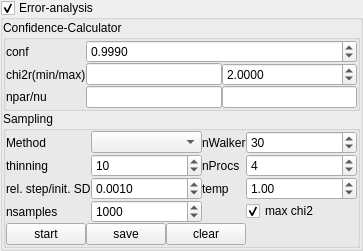
<?xml version="1.0" encoding="UTF-8"?>
<ui version="4.0">
 <class>Form</class>
 <widget class="QWidget" name="Form">
  <property name="geometry">
   <rect>
    <x>0</x>
    <y>0</y>
    <width>363</width>
    <height>214</height>
   </rect>
  </property>
  <property name="windowTitle">
   <string>Form</string>
  </property>
  <layout class="QHBoxLayout" name="horizontalLayout_2">
   <property name="spacing">
    <number>0</number>
   </property>
   <property name="margin">
    <number>0</number>
   </property>
   <item>
    <widget class="QGroupBox" name="groupBox">
     <property name="enabled">
      <bool>true</bool>
     </property>
     <property name="sizePolicy">
      <sizepolicy hsizetype="Expanding" vsizetype="Minimum">
       <horstretch>0</horstretch>
       <verstretch>0</verstretch>
      </sizepolicy>
     </property>
     <property name="toolTip">
      <string>Number of processes: each process is independent (PyMW)</string>
     </property>
     <property name="title">
      <string>Error-analysis</string>
     </property>
     <property name="flat">
      <bool>false</bool>
     </property>
     <property name="checkable">
      <bool>true</bool>
     </property>
     <property name="checked">
      <bool>true</bool>
     </property>
     <layout class="QVBoxLayout" name="verticalLayout_2">
      <property name="spacing">
       <number>0</number>
      </property>
      <property name="margin">
       <number>0</number>
      </property>
      <item>
       <widget class="QGroupBox" name="groupBox_2">
        <property name="title">
         <string>Confidence-Calculator</string>
        </property>
        <layout class="QFormLayout" name="formLayout">
         <property name="fieldGrowthPolicy">
          <enum>QFormLayout::AllNonFixedFieldsGrow</enum>
         </property>
         <property name="horizontalSpacing">
          <number>0</number>
         </property>
         <property name="verticalSpacing">
          <number>0</number>
         </property>
         <property name="margin">
          <number>0</number>
         </property>
         <item row="0" column="0">
          <widget class="QLabel" name="label_3">
           <property name="text">
            <string>conf</string>
           </property>
          </widget>
         </item>
         <item row="0" column="1">
          <widget class="QDoubleSpinBox" name="doubleSpinBox_2">
           <property name="sizePolicy">
            <sizepolicy hsizetype="Expanding" vsizetype="Fixed">
             <horstretch>0</horstretch>
             <verstretch>0</verstretch>
            </sizepolicy>
           </property>
           <property name="decimals">
            <number>4</number>
           </property>
           <property name="maximum">
            <double>1.000000000000000</double>
           </property>
           <property name="singleStep">
            <double>0.001000000000000</double>
           </property>
           <property name="value">
            <double>0.999000000000000</double>
           </property>
          </widget>
         </item>
         <item row="1" column="0">
          <widget class="QLabel" name="label_5">
           <property name="sizePolicy">
            <sizepolicy hsizetype="Expanding" vsizetype="Preferred">
             <horstretch>0</horstretch>
             <verstretch>0</verstretch>
            </sizepolicy>
           </property>
           <property name="text">
            <string>chi2r(min/max)</string>
           </property>
          </widget>
         </item>
         <item row="1" column="1">
          <layout class="QHBoxLayout" name="horizontalLayout">
           <property name="spacing">
            <number>0</number>
           </property>
           <item>
            <widget class="QLineEdit" name="lineEdit_4">
             <property name="enabled">
              <bool>true</bool>
             </property>
             <property name="sizePolicy">
              <sizepolicy hsizetype="Expanding" vsizetype="Fixed">
               <horstretch>0</horstretch>
               <verstretch>0</verstretch>
              </sizepolicy>
             </property>
             <property name="readOnly">
              <bool>true</bool>
             </property>
            </widget>
           </item>
           <item>
            <widget class="QDoubleSpinBox" name="doubleSpinBox">
             <property name="sizePolicy">
              <sizepolicy hsizetype="Expanding" vsizetype="Fixed">
               <horstretch>0</horstretch>
               <verstretch>0</verstretch>
              </sizepolicy>
             </property>
             <property name="decimals">
              <number>4</number>
             </property>
             <property name="maximum">
              <double>99999999.000000000000000</double>
             </property>
             <property name="singleStep">
              <double>0.000100000000000</double>
             </property>
             <property name="value">
              <double>2.000000000000000</double>
             </property>
            </widget>
           </item>
          </layout>
         </item>
         <item row="2" column="0">
          <widget class="QLabel" name="label_7">
           <property name="sizePolicy">
            <sizepolicy hsizetype="Preferred" vsizetype="Minimum">
             <horstretch>0</horstretch>
             <verstretch>0</verstretch>
            </sizepolicy>
           </property>
           <property name="text">
            <string>npar/nu</string>
           </property>
          </widget>
         </item>
         <item row="2" column="1">
          <layout class="QHBoxLayout" name="horizontalLayout_3">
           <property name="spacing">
            <number>0</number>
           </property>
           <item>
            <widget class="QLineEdit" name="lineEdit_2">
             <property name="enabled">
              <bool>true</bool>
             </property>
             <property name="readOnly">
              <bool>true</bool>
             </property>
            </widget>
           </item>
           <item>
            <widget class="QLineEdit" name="lineEdit_3">
             <property name="enabled">
              <bool>true</bool>
             </property>
             <property name="readOnly">
              <bool>true</bool>
             </property>
            </widget>
           </item>
          </layout>
         </item>
        </layout>
       </widget>
      </item>
      <item>
       <widget class="QGroupBox" name="groupBox_3">
        <property name="title">
         <string>Sampling</string>
        </property>
        <layout class="QGridLayout" name="gridLayout">
         <property name="margin">
          <number>0</number>
         </property>
         <property name="spacing">
          <number>0</number>
         </property>
         <item row="7" column="1">
          <widget class="QSpinBox" name="spinBox_3">
           <property name="sizePolicy">
            <sizepolicy hsizetype="Expanding" vsizetype="Fixed">
             <horstretch>0</horstretch>
             <verstretch>0</verstretch>
            </sizepolicy>
           </property>
           <property name="toolTip">
            <string>Number of samples per process</string>
           </property>
           <property name="maximum">
            <number>1000000</number>
           </property>
           <property name="value">
            <number>1000</number>
           </property>
          </widget>
         </item>
         <item row="1" column="0">
          <widget class="QLabel" name="label_10">
           <property name="text">
            <string>Method</string>
           </property>
          </widget>
         </item>
         <item row="1" column="1">
          <widget class="QComboBox" name="comboBox">
           <property name="sizePolicy">
            <sizepolicy hsizetype="Expanding" vsizetype="Fixed">
             <horstretch>0</horstretch>
             <verstretch>0</verstretch>
            </sizepolicy>
           </property>
          </widget>
         </item>
         <item row="2" column="3">
          <widget class="QSpinBox" name="spinBox">
           <property name="sizePolicy">
            <sizepolicy hsizetype="Expanding" vsizetype="Fixed">
             <horstretch>0</horstretch>
             <verstretch>0</verstretch>
            </sizepolicy>
           </property>
           <property name="maximum">
            <number>32</number>
           </property>
           <property name="value">
            <number>4</number>
           </property>
          </widget>
         </item>
         <item row="1" column="3">
          <widget class="QSpinBox" name="spinBox_2">
           <property name="sizePolicy">
            <sizepolicy hsizetype="Expanding" vsizetype="Fixed">
             <horstretch>0</horstretch>
             <verstretch>0</verstretch>
            </sizepolicy>
           </property>
           <property name="toolTip">
            <string>emcee: number of walkers; mcmc: not used</string>
           </property>
           <property name="value">
            <number>30</number>
           </property>
          </widget>
         </item>
         <item row="3" column="2">
          <widget class="QLabel" name="label_9">
           <property name="text">
            <string>temp</string>
           </property>
          </widget>
         </item>
         <item row="9" column="0" colspan="4">
          <layout class="QHBoxLayout" name="horizontalLayout_4">
           <property name="spacing">
            <number>0</number>
           </property>
           <item>
            <widget class="QPushButton" name="pushButton_runChi2">
             <property name="sizePolicy">
              <sizepolicy hsizetype="Minimum" vsizetype="Fixed">
               <horstretch>0</horstretch>
               <verstretch>0</verstretch>
              </sizepolicy>
             </property>
             <property name="focusPolicy">
              <enum>Qt::NoFocus</enum>
             </property>
             <property name="text">
              <string>start</string>
             </property>
            </widget>
           </item>
           <item>
            <widget class="QPushButton" name="pushButton_4">
             <property name="sizePolicy">
              <sizepolicy hsizetype="Minimum" vsizetype="Fixed">
               <horstretch>0</horstretch>
               <verstretch>0</verstretch>
              </sizepolicy>
             </property>
             <property name="minimumSize">
              <size>
               <width>40</width>
               <height>0</height>
              </size>
             </property>
             <property name="focusPolicy">
              <enum>Qt::NoFocus</enum>
             </property>
             <property name="text">
              <string>save</string>
             </property>
            </widget>
           </item>
           <item>
            <widget class="QPushButton" name="pushButton_5">
             <property name="sizePolicy">
              <sizepolicy hsizetype="Minimum" vsizetype="Fixed">
               <horstretch>0</horstretch>
               <verstretch>0</verstretch>
              </sizepolicy>
             </property>
             <property name="minimumSize">
              <size>
               <width>40</width>
               <height>0</height>
              </size>
             </property>
             <property name="focusPolicy">
              <enum>Qt::NoFocus</enum>
             </property>
             <property name="text">
              <string>clear</string>
             </property>
            </widget>
           </item>
           <item>
            <spacer name="horizontalSpacer">
             <property name="orientation">
              <enum>Qt::Horizontal</enum>
             </property>
             <property name="sizeHint" stdset="0">
              <size>
               <width>40</width>
               <height>20</height>
              </size>
             </property>
            </spacer>
           </item>
          </layout>
         </item>
         <item row="7" column="3">
          <widget class="QCheckBox" name="checkBox">
           <property name="toolTip">
            <string>If turned on mcmc uses a chi2max of conf. calculatur as cut-off</string>
           </property>
           <property name="text">
            <string>max chi2</string>
           </property>
           <property name="checked">
            <bool>true</bool>
           </property>
          </widget>
         </item>
         <item row="3" column="1">
          <widget class="QDoubleSpinBox" name="doubleSpinBox_3">
           <property name="sizePolicy">
            <sizepolicy hsizetype="Expanding" vsizetype="Fixed">
             <horstretch>0</horstretch>
             <verstretch>0</verstretch>
            </sizepolicy>
           </property>
           <property name="toolTip">
            <string>emcee: initial stdev of walkers mcmc: width of gaussian around zero used (MCMC)</string>
           </property>
           <property name="decimals">
            <number>4</number>
           </property>
           <property name="maximum">
            <double>1.000000000000000</double>
           </property>
           <property name="singleStep">
            <double>0.000100000000000</double>
           </property>
           <property name="value">
            <double>0.001000000000000</double>
           </property>
          </widget>
         </item>
         <item row="2" column="0">
          <widget class="QLabel" name="label_8">
           <property name="text">
            <string>thinning</string>
           </property>
          </widget>
         </item>
         <item row="2" column="2">
          <widget class="QLabel" name="label_4">
           <property name="sizePolicy">
            <sizepolicy hsizetype="Fixed" vsizetype="Preferred">
             <horstretch>0</horstretch>
             <verstretch>0</verstretch>
            </sizepolicy>
           </property>
           <property name="text">
            <string>nProcs</string>
           </property>
          </widget>
         </item>
         <item row="3" column="3">
          <widget class="QDoubleSpinBox" name="doubleSpinBox_4">
           <property name="sizePolicy">
            <sizepolicy hsizetype="Expanding" vsizetype="Fixed">
             <horstretch>0</horstretch>
             <verstretch>0</verstretch>
            </sizepolicy>
           </property>
           <property name="singleStep">
            <double>0.050000000000000</double>
           </property>
           <property name="value">
            <double>1.000000000000000</double>
           </property>
          </widget>
         </item>
         <item row="2" column="1">
          <widget class="QSpinBox" name="spinBox_4">
           <property name="sizePolicy">
            <sizepolicy hsizetype="Expanding" vsizetype="Fixed">
             <horstretch>0</horstretch>
             <verstretch>0</verstretch>
            </sizepolicy>
           </property>
           <property name="toolTip">
            <string/>
           </property>
           <property name="maximum">
            <number>1000000</number>
           </property>
           <property name="value">
            <number>10</number>
           </property>
          </widget>
         </item>
         <item row="3" column="0">
          <widget class="QLabel" name="label_2">
           <property name="sizePolicy">
            <sizepolicy hsizetype="Fixed" vsizetype="Preferred">
             <horstretch>0</horstretch>
             <verstretch>0</verstretch>
            </sizepolicy>
           </property>
           <property name="text">
            <string>rel. step/init. SD</string>
           </property>
          </widget>
         </item>
         <item row="7" column="0">
          <widget class="QLabel" name="label_6">
           <property name="sizePolicy">
            <sizepolicy hsizetype="Fixed" vsizetype="Preferred">
             <horstretch>0</horstretch>
             <verstretch>0</verstretch>
            </sizepolicy>
           </property>
           <property name="text">
            <string>nsamples</string>
           </property>
          </widget>
         </item>
         <item row="1" column="2">
          <widget class="QLabel" name="label">
           <property name="text">
            <string>nWalker</string>
           </property>
          </widget>
         </item>
        </layout>
       </widget>
      </item>
     </layout>
    </widget>
   </item>
  </layout>
 </widget>
 <resources/>
 <connections>
  <connection>
   <sender>groupBox</sender>
   <signal>toggled(bool)</signal>
   <receiver>groupBox_3</receiver>
   <slot>setVisible(bool)</slot>
   <hints>
    <hint type="sourcelabel">
     <x>135</x>
     <y>138</y>
    </hint>
    <hint type="destinationlabel">
     <x>220</x>
     <y>103</y>
    </hint>
   </hints>
  </connection>
  <connection>
   <sender>groupBox</sender>
   <signal>toggled(bool)</signal>
   <receiver>groupBox_2</receiver>
   <slot>setVisible(bool)</slot>
   <hints>
    <hint type="sourcelabel">
     <x>220</x>
     <y>136</y>
    </hint>
    <hint type="destinationlabel">
     <x>220</x>
     <y>224</y>
    </hint>
   </hints>
  </connection>
 </connections>
</ui>
